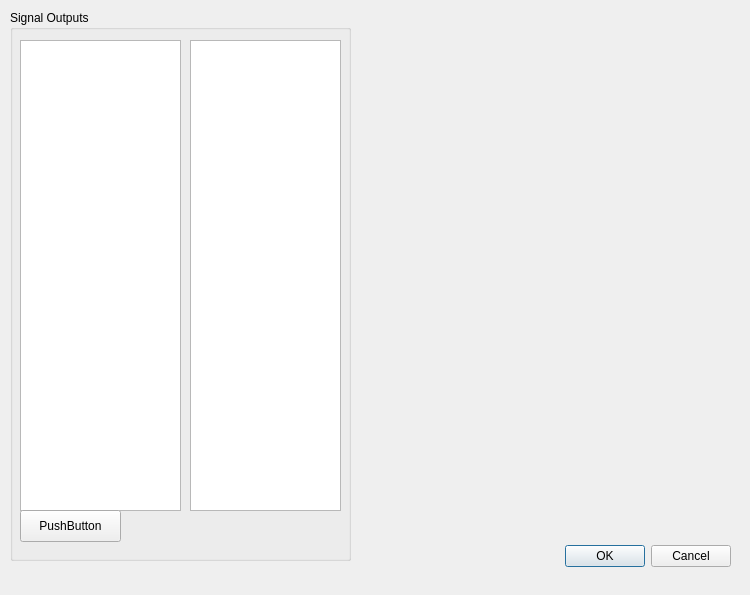
<?xml version="1.0" encoding="UTF-8"?>
<ui version="4.0">
 <class>Dialog</class>
 <widget class="QDialog" name="Dialog">
  <property name="geometry">
   <rect>
    <x>0</x>
    <y>0</y>
    <width>750</width>
    <height>595</height>
   </rect>
  </property>
  <property name="windowTitle">
   <string>Dialog</string>
  </property>
  <widget class="QDialogButtonBox" name="buttonBox">
   <property name="geometry">
    <rect>
     <x>390</x>
     <y>540</y>
     <width>341</width>
     <height>32</height>
    </rect>
   </property>
   <property name="orientation">
    <enum>Qt::Horizontal</enum>
   </property>
   <property name="standardButtons">
    <set>QDialogButtonBox::Cancel|QDialogButtonBox::Ok</set>
   </property>
  </widget>
  <widget class="QGroupBox" name="modelOutputsTree">
   <property name="geometry">
    <rect>
     <x>10</x>
     <y>10</y>
     <width>341</width>
     <height>551</height>
    </rect>
   </property>
   <property name="title">
    <string>Signal Outputs</string>
   </property>
   <widget class="QTreeView" name="treeView">
    <property name="geometry">
     <rect>
      <x>10</x>
      <y>30</y>
      <width>161</width>
      <height>471</height>
     </rect>
    </property>
   </widget>
   <widget class="QPushButton" name="pushButton">
    <property name="geometry">
     <rect>
      <x>10</x>
      <y>500</y>
      <width>101</width>
      <height>32</height>
     </rect>
    </property>
    <property name="text">
     <string>PushButton</string>
    </property>
   </widget>
   <widget class="QListView" name="listView">
    <property name="geometry">
     <rect>
      <x>180</x>
      <y>30</y>
      <width>151</width>
      <height>471</height>
     </rect>
    </property>
   </widget>
  </widget>
 </widget>
 <resources/>
 <connections>
  <connection>
   <sender>buttonBox</sender>
   <signal>accepted()</signal>
   <receiver>Dialog</receiver>
   <slot>accept()</slot>
   <hints>
    <hint type="sourcelabel">
     <x>248</x>
     <y>254</y>
    </hint>
    <hint type="destinationlabel">
     <x>157</x>
     <y>274</y>
    </hint>
   </hints>
  </connection>
  <connection>
   <sender>buttonBox</sender>
   <signal>rejected()</signal>
   <receiver>Dialog</receiver>
   <slot>reject()</slot>
   <hints>
    <hint type="sourcelabel">
     <x>316</x>
     <y>260</y>
    </hint>
    <hint type="destinationlabel">
     <x>286</x>
     <y>274</y>
    </hint>
   </hints>
  </connection>
 </connections>
</ui>
